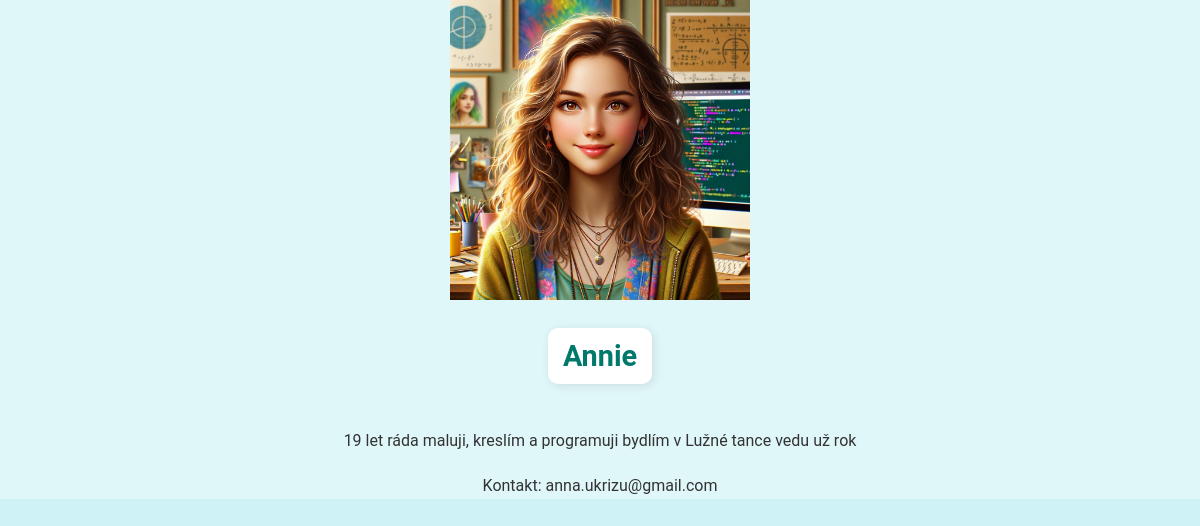
The app's page /lectors/1/ with its own data.
### lectors/models.py (models this page shows, shortened)
class Lector(models.Model):
    name = models.CharField(max_length=100)
    photo = models.ImageField(upload_to='images/')
    description = models.TextField()
    contact = models.CharField(max_length=100)

### lectors/views.py (the view)
# urls.py: re_path(r'^(?P<id>[\w-]+)/', views.lector_page, name="page"),
def lector_page(request, id):
    lector = Lector.objects.get(id=id)
    return render(request, 'lector_page.html', {'lector': lector})

### templates/lector_page.html (shortened to what this page needs)
{% load static %}
{% load custom_filters %}
<!DOCTYPE html>
<html lang="en">
<head>
    <link rel="stylesheet" type="text/css" href="{% static 'css/homepage1.css' %}">
</head>
<body>
    <div class="lector-page">
        <div class="lector">
            <img src={{lector.photo.url}} alt={{lector.photo}} style="width:300px;height:300px;">
            <br><h2>{{lector.name}}</h2>
            <p>{{lector.description}}</p>
            <p>Kontakt: {{lector.contact}}</p>
        </div>
    </div>
</body>
</html>

### static/css/homepage1.css (style rules this page uses)
body { font-family: 'Roboto', sans-serif; background-color: #cff2f6; color: #333; margin: 0; padding: 0; line-height: 1.6; text-align: center; }
h1, h2 { text-align: center; color: #00796b; }
h2 { font-size: 1.8em; font-weight: bold; margin-top: 20px; display: inline-block; background-color: #ffffff; padding: 5px 15px; border-radius: 10px; box-shadow: 2px 2px 10px rgba(0, 0, 0, 0.1); }
p { margin: 20px auto; max-width: 600px; padding: 0 15px; }
.lector { background-color: #e0f7fa; }

### records on screen
Lector: photo (picture), name "Annie", description "19 let ráda maluji, kreslím a programuji bydlím v Lužné tance vedu už rok", contact "anna.ukrizu@gmail.com"
